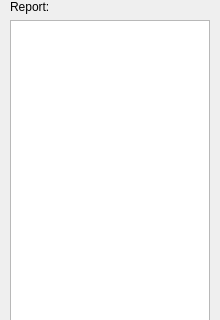
<?xml version="1.0" encoding="UTF-8"?>
<ui version="4.0">
 <class>Form</class>
 <widget class="QWidget" name="Form">
  <property name="geometry">
   <rect>
    <x>0</x>
    <y>0</y>
    <width>220</width>
    <height>320</height>
   </rect>
  </property>
  <property name="minimumSize">
   <size>
    <width>220</width>
    <height>320</height>
   </size>
  </property>
  <property name="maximumSize">
   <size>
    <width>500</width>
    <height>16777215</height>
   </size>
  </property>
  <property name="windowTitle">
   <string>Form</string>
  </property>
  <widget class="QWidget" name="verticalLayoutWidget">
   <property name="geometry">
    <rect>
     <x>0</x>
     <y>0</y>
     <width>220</width>
     <height>321</height>
    </rect>
   </property>
   <layout class="QVBoxLayout" name="verticalLayout">
    <property name="leftMargin">
     <number>10</number>
    </property>
    <property name="rightMargin">
     <number>10</number>
    </property>
    <item>
     <widget class="QLabel" name="LReport">
      <property name="text">
       <string>Report:</string>
      </property>
     </widget>
    </item>
    <item>
     <widget class="QTextEdit" name="TextReport">
      <property name="minimumSize">
       <size>
        <width>200</width>
        <height>300</height>
       </size>
      </property>
     </widget>
    </item>
   </layout>
  </widget>
 </widget>
 <resources/>
 <connections/>
</ui>
